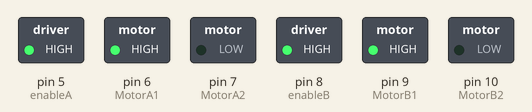
This sketch was run on a simulated Arduino Uno, built with avr-gcc and run on an emulated ATmega328P. On the bench: switched loads named in the sketch (green lamp = pin HIGH). What the sketch prints to the serial monitor is not drawn.

Above: at 0.1 s.
Timing chart, 0 to 1.6 s (numbered marks = the images above):
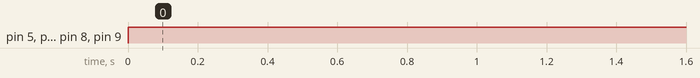

Measured:
- by itself, pin 5 (enableA), pin 6 (MotorA1), pin 8 (enableB), pin 9 (MotorB1): LOW → HIGH at 0.00 s

The sketch:

fo.ino
```cpp
int enableA = 5;
int MotorA1 = 6;
int MotorA2 = 7;
//const int trig=4;
//const int echo=2;

//Motor B
int enableB = 8;
int MotorB1 = 9;
int MotorB2 = 10;
void setup() {
  // put your setup code here, to run once:
  pinMode (enableA, OUTPUT);
  pinMode (MotorA1, OUTPUT);
  pinMode (MotorA2, OUTPUT);
  //pinMode (trig,OUTPUT);
  //pinMode (echo,INPUT);
  pinMode (enableB, OUTPUT);
  pinMode (MotorB1, OUTPUT);
  pinMode (MotorB2, OUTPUT);   // put your setup code here, to run once:
  Serial.begin (9600);
}

void loop() {
  // put your main code here, to run repeatedly:
Serial.println ("Enabling Motors");
  digitalWrite (enableA, HIGH);
  digitalWrite (enableB, HIGH);
  Serial.println ("Motion Forward");
  digitalWrite (MotorA1, HIGH);
  digitalWrite (MotorA2, LOW);
  //analogWrite (enableA,500);
  //analogWrite (enableB,500);
  digitalWrite (MotorB1,HIGH);
  digitalWrite (MotorB2, LOW);
  delay (1000);


}
```
